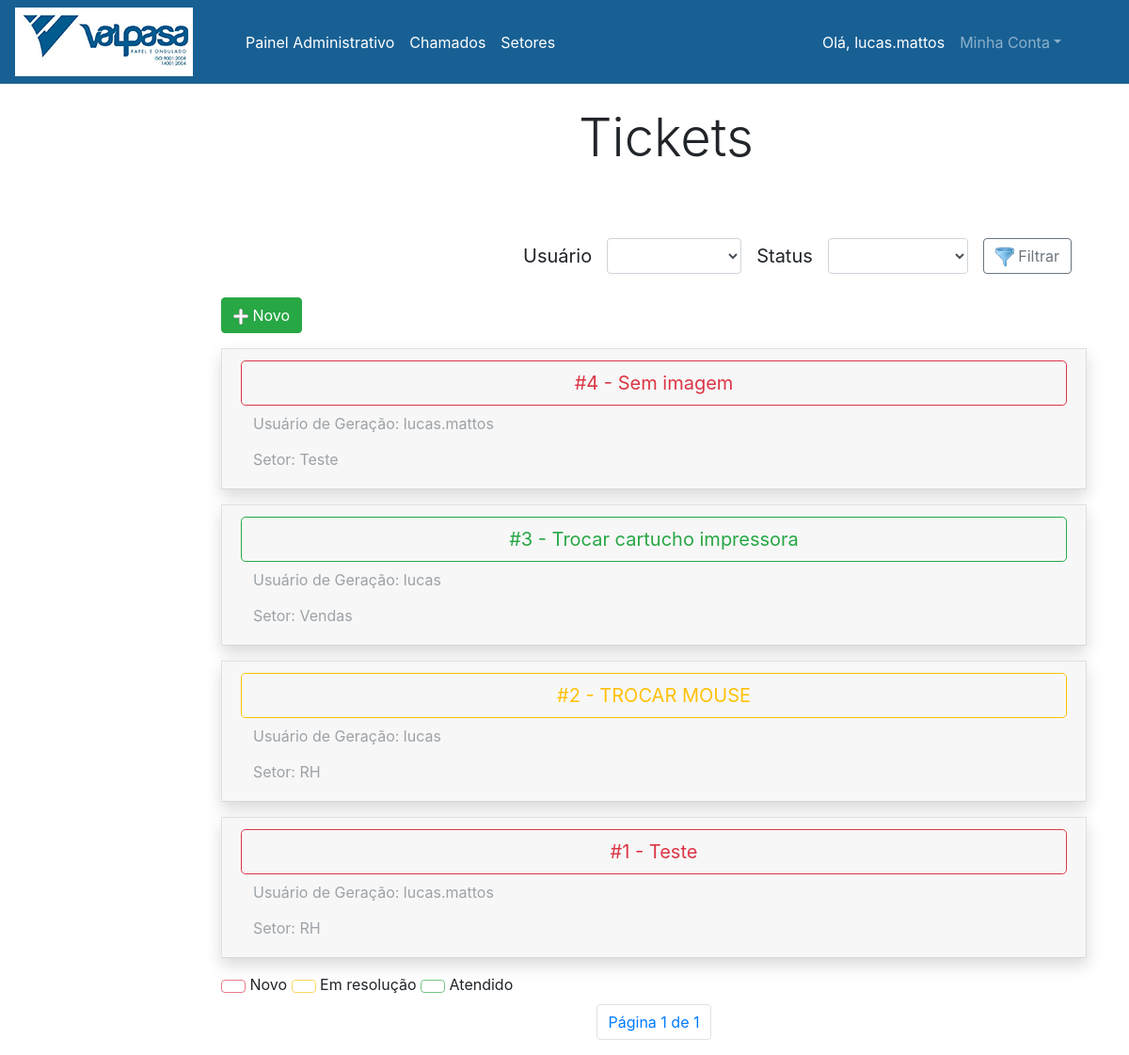
Page / (signed in) on the earlier database version.
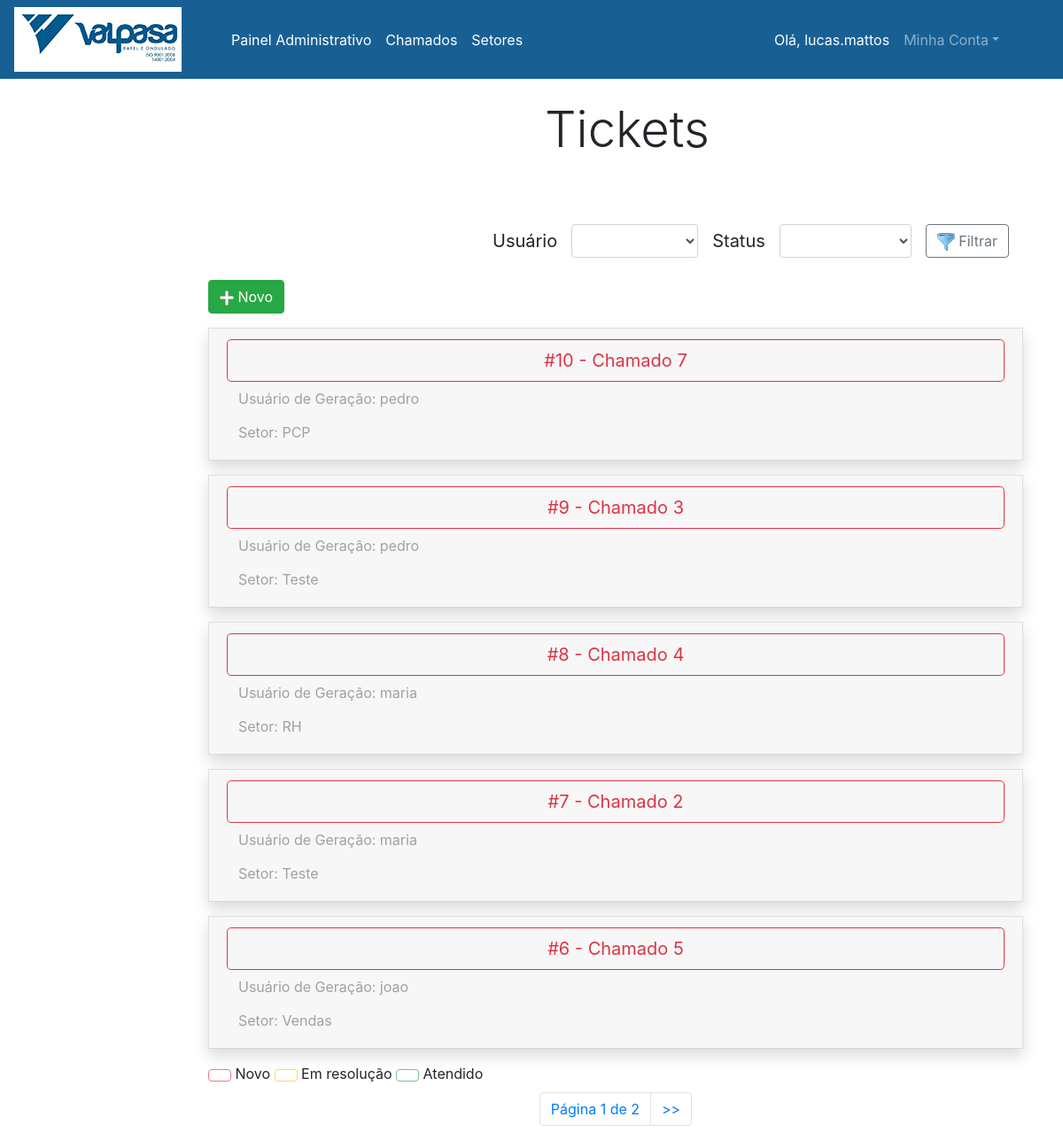
Same page on the later database version.
### chamados/models.py (models this page shows, shortened)
class Chamado(models.Model):
    titulo = models.CharField(max_length=100, null=True)
    descricao = models.TextField(max_length=255, null=True)
    foto = models.FileField(upload_to="%Y/%m/%d/", null=True, blank=True)
    setor = models.CharField(max_length=100, null=True)
    status = models.CharField(max_length=100, null=True)
    usuabr = models.CharField(max_length=100, null=True)
    usures = models.CharField(max_length=100, null=True)

### chamados/views.py (the view, shortened to what this page needs)
# urls.py: path('', list_chamados, name='list_chamados'),
@login_required(login_url='/users/login')
def list_chamados(request):
    chamados_list = Chamado.objects.all().order_by('-id')
    users = User.objects.all()
    paginator = Paginator(chamados_list, 5)
    page = request.GET.get('page')
    chamados = paginator.get_page(page)
    return render(request, 'chamados-list.html', {'chamados': chamados, 'users': users})

### chamados/templates/chamados-list.html (shortened to what the changed rows need)
{% extends "base.html" %}
{% block title %}
    <div class="col"><h2 class="display-4">Tickets</h2></div>
{% endblock %}
{% block content %}
    <div class="col-10 mt-5">
        {% if user.is_superuser %}
            {% for chamado in chamados %}
            {% if pUser or pStatus %}
            {% else %}
                <div class="accordion shadow mt-3" id="accordionExample">
                    <div class="card">
                        <div class="card-header" id="headingOne"">
                          <h5 class="mb-0">
                            {% if chamado.status == 'Novo' %}
                                <button class="btn btn-outline-danger btn-lg btn-block" type="button" data-toggle="collapse" data-target="#collapse{{chamado.id}}" aria-expanded="true" aria-controls="collapse{{chamado.id}}">
                                  #{{ chamado.id }} - {{ chamado.titulo }}
                                </button>
                            {% elif chamado.status == 'Em resolução' %}
                                <button class="btn btn-outline-warning btn-lg btn-block" type="button" data-toggle="collapse" data-target="#collapse{{chamado.id}}" aria-expanded="true" aria-controls="collapse{{chamado.id}}">
                                  #{{ chamado.id }} - {{ chamado.titulo }}
                                </button>
                            {% else %}
                                <button class="btn btn-outline-success btn-lg btn-block" type="button" data-toggle="collapse" data-target="#collapse{{chamado.id}}" aria-expanded="true" aria-controls="collapse{{chamado.id}}">
                                  #{{ chamado.id }} - {{ chamado.titulo }}
                                </button>
                            {% endif %}
                          </h5>
                          <h5 class="mb-0">
                              <button class="btn btn-link disabled">
                                  Usuário de Geração: {{ chamado.usuabr }}
                              </button>
                          </h5>
                          <h5 class="mb-0">
                              <button class="btn btn-link disabled">
                                  Setor: {{ chamado.setor }}
                              </button>
                          </h5>
                        </div>
                    </div>
                </div>
            {% endif %}
            {% endfor %}
        {% endif %}
        <nav aria-label="Navegação de página exemplo">
          <ul class="pagination justify-content-center">
            <li class="page-item"><a class="page-link" href="#">Página {{ chamados.number }} de {{ chamados.paginator.num_pages }}</a></li>
            {% if chamados.has_next %}
                <li class="page-item"><a class="page-link" href="?page={{ chamados.next_page_number }}">>></a></li>
            {% endif %}
          </ul>
        </nav>
    </div>
{% endblock %}

Differences in the rows shown:
no longer on this page (row unchanged): Chamado: id "4", titulo "Sem imagem", usuabr "lucas.mattos", setor "Teste"
no longer on this page (row unchanged): Chamado: id "3", titulo "Trocar cartucho impressora", usuabr "lucas", setor "Vendas"
no longer on this page (row unchanged): Chamado: id "2", titulo "TROCAR MOUSE", usuabr "lucas", setor "RH"
no longer on this page (row unchanged): Chamado: id "1", titulo "Teste", usuabr "lucas.mattos", setor "RH"
added Chamado: id "10", titulo "Chamado 7", usuabr "pedro", setor "PCP"
added Chamado: id "9", titulo "Chamado 3", usuabr "pedro", setor "Teste"
added Chamado: id "8", titulo "Chamado 4", usuabr "maria", setor "RH"
added Chamado: id "7", titulo "Chamado 2", usuabr "maria", setor "Teste"
added Chamado: id "6", titulo "Chamado 5", usuabr "joao", setor "Vendas"
Other differences:
{{ chamados.paginator.num_pages }}: "1" → "2"
